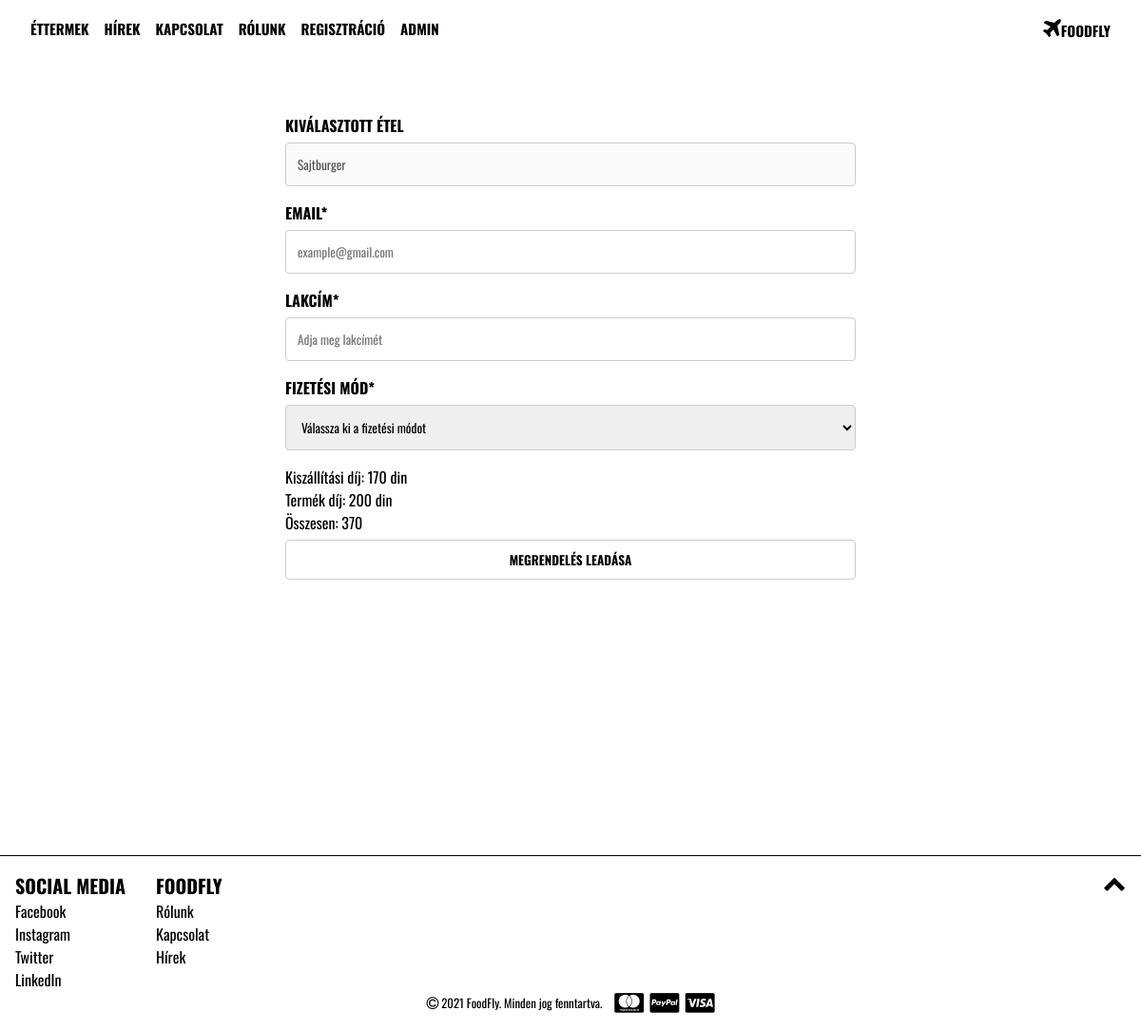
The page /order.php?restaurantId=0&mealId=6 on the database its author committed.
### tables this page shows
CREATE TABLE `meals` (
  `id` int(11) NOT NULL,
  `name` varchar(50) DEFAULT NULL,
  `description` varchar(255) DEFAULT NULL,
  `image` varchar(50) DEFAULT NULL,
  `price` int(11) DEFAULT NULL
);

CREATE TABLE `restaurants` (
  `id` int(11) NOT NULL,
  `name` varchar(50) DEFAULT NULL,
  `deliveryFee` int(11) NOT NULL,
  `deliveryTime` varchar(50) NOT NULL,
  `image` varchar(255) DEFAULT NULL
);

### order.php (the view, shortened to what this page needs)
<?php
require_once('assets/php/header.php');
require_once('assets/php/nav.php');
require_once('config/db.php');
$mealId = $_GET["mealId"];
$restaurantId = $_GET["restaurantId"];
$sql = "select * from meals where id = ".$mealId;
$result = $conn->query($sql);
$mealResult = $result->fetch_assoc();
$sql = "select * from restaurants where id = ".$restaurantId;
$result = $conn->query($sql);
$restaurantResult = $result->fetch_assoc();
$sum = $restaurantResult["deliveryFee"] + $mealResult["price"];
?>
<div id="rendelesleadas">
  <form method="post" id="rendeles">
    <label for="salad">Kiválasztott étel</label>
    <input type="text" disabled value="<?= $mealResult["name"] ?>">
    <label for="email">EMAIL*</label>
    <input type="email" id="email" name="email" required placeholder="example@gmail.com">
    <label for="address">lakcím*</label>
    <input type="text" id="address" name="address" required placeholder="Adja meg lakcímét">
    <label for="payment">fizetési mód*</label>
    <select id="payment" name="payment" required>
      <option selected disabled>Válassza ki a fizetési módot</option>
    </select>
    Kiszállítási díj: <?= $restaurantResult["deliveryFee"] ?> din
    <br>
    Termék díj: <?= $mealResult["price"] ?> din
    <br>
    Összesen: <?= $sum ?>
    <input type="submit" value="megrendelés leadása">
  </form>
</div>
<?php
require_once('assets/php/footer.php');
?>
</body>
</html>

### assets/css/styles.css (style rules this page uses)
html { scroll-behavior: smooth; }
body { margin: 0; padding: 0; font-family: 'Oswald', sans-serif; box-sizing: border-box; height: 100vh; min-height: 100vh; }
#kapcsolaturpal input, select, textarea { width: 100% !important; padding: 12px; border: 1px solid #ccc; border-radius: 4px; box-sizing: border-box; margin-top: 6px; margin-bottom: 16px; }
#kapcsolaturpal input, textarea, select { font-family:inherit; }
#mekiRendeles_uralp input[type=text], select, textarea, input[type=number], input[type=email] { width: 25%; padding: 12px; border: 1px solid #ccc; border-radius: 4px; box-sizing: border-box; margin-top: 6px; margin-bottom: 16px; resize: vertical; }
#rendelesleadas { height: 100vh; margin-top: 100px; }
#rendelesleadas form { display: flex; flex-direction: column; justify-content: center; align-items: flex-start; width: 600px; padding: 20px; margin: 0 auto; }
#rendelesleadas label { text-transform: uppercase; font-weight: bold; }
#rendelesleadas input, select, textarea { width: 100% !important; padding: 12px; border: 1px solid #ccc; border-radius: 4px; box-sizing: border-box; margin-top: 6px; margin-bottom: 16px; }
#rendelesleadas input[type=submit] { text-transform: uppercase; width: 100%; color: black; background-color: white; padding: 10px 80px; border: 1px solid #ccc; font-weight: bold; font-family: 'Oswald', sans-serif; transition: background-color 1s ease-out 100ms }
#rendelesleadas input, textarea, select { font-family:inherit; }

### rows shown on the page
meals: name "Sajtburger", price "200"
restaurants: deliveryFee "170", deliveryFee.price "370"
